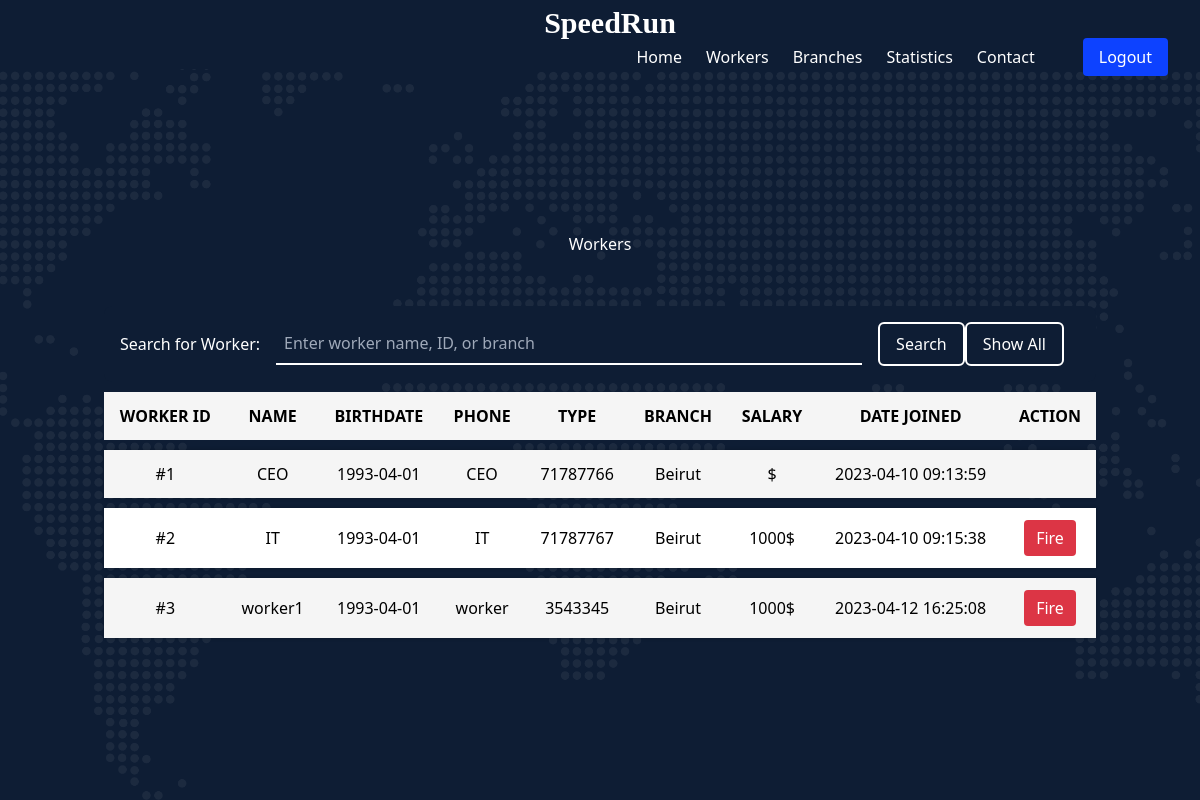
Page /php/viewWorker.php (signed in) on the earlier database version.
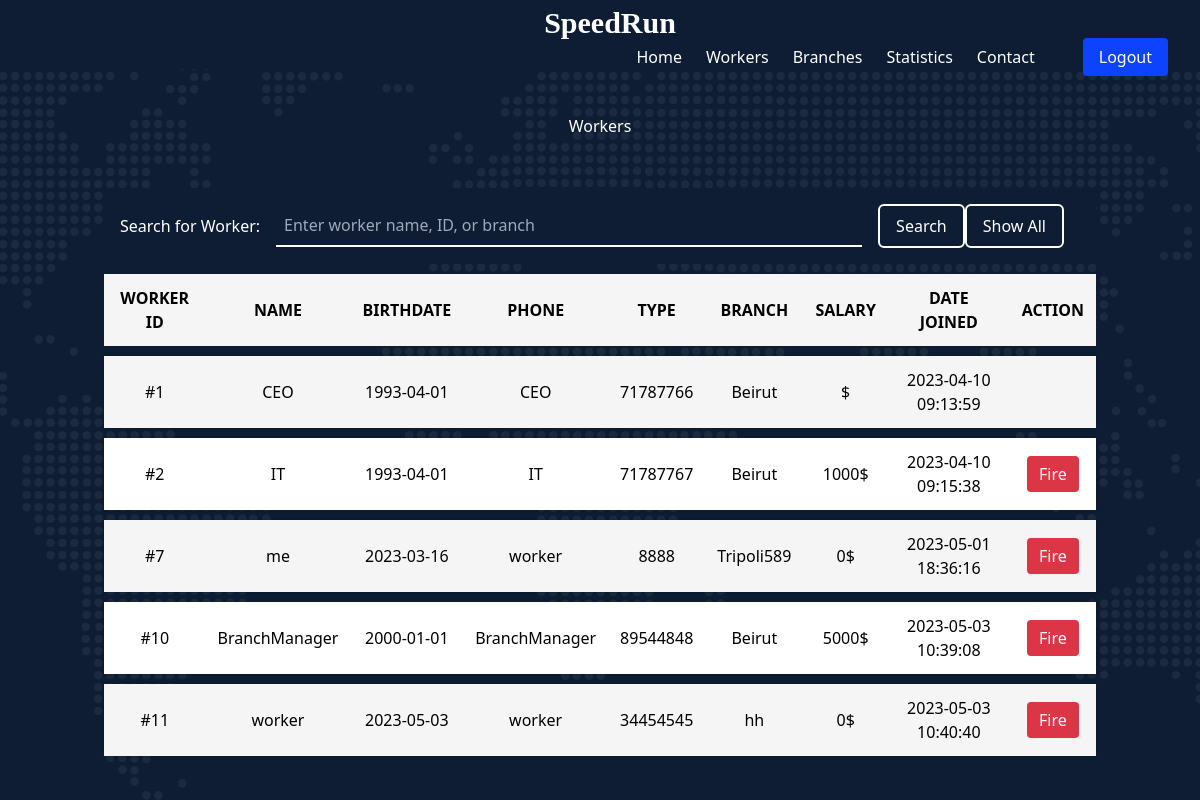
Same page on the later database version.
### tables this page shows
CREATE TABLE `workers` (
  `w_id` int(11) NOT NULL,
  `u_id` int(11) NOT NULL,
  `name` varchar(255) NOT NULL,
  `phone` varchar(30) NOT NULL,
  `branch` varchar(100) NOT NULL,
  `dateOfBirth` date DEFAULT NULL,
  `salary` double DEFAULT NULL,
  `timestamp` timestamp NOT NULL DEFAULT current_timestamp()
);

CREATE TABLE `users` (
  `u_id` int(11) NOT NULL,
  `email` varchar(100) NOT NULL,
  `password` varchar(255) NOT NULL,
  `type` varchar(50) NOT NULL DEFAULT 'client'
);

### php/viewWorker.php (the view, shortened to what this page needs)
<!DOCTYPE html>
<html>
<head>
  <link href="https://cdn.jsdelivr.net/npm/tailwindcss@2.2.16/dist/tailwind.min.css" rel="stylesheet">
  <link href="../assets/css/viewWorker.css" rel="stylesheet">
  <link href="assets/vendor/bootstrap-icons/bootstrap-icons.css" rel="stylesheet">
  <link href="assets/vendor/fontawesome-free/css/all.min.css" rel="stylesheet">
  <link href="assets/vendor/glightbox/css/glightbox.min.css" rel="stylesheet">
  <link href="assets/vendor/swiper/swiper-bundle.min.css" rel="stylesheet">
  <link href="assets/vendor/aos/aos.css" rel="stylesheet">
</head>
<body class="bg-gray-100">
  <header id="header" class="header d-flex align-items-center fixed-top">
    <div class="container-fluid container-xl d-flex align-items-center justify-content-between">
      <a href="IT.php" class="logo d-flex align-items-center">
        <h1 style="font-family: 'Libre Baskerville', serif; padding-left: 20px;">SpeedRun</h1>
      </a>
      <nav id="navbar" class="navbar">
        <?php
        if ($_SESSION['type'] == 'CEO') {
        ?>
          <ul>
            <li><a href="../CEO.php" class="active">Home</a></li>
            <li><a href="viewWorker.php">Workers</a></li>
            <li><a href="../addBranches.php">Branches</a></li>
            <li><a href="profit.php">Statistics</a></li>
            <li><a href="../CEO.php#IT_message">Contact</a></li>
            <li><a class="get-a-quote" href="logout.php">Logout</a></li>
          </ul>
        <?php } ?>
      </nav>
    </div>
  </header>
  <section id="hero" class="hero d-flex align-items-center" style="padding-top: 20px; height: 100%; ">
    <div class="container mx-auto px-4 py-12">
      <div class="container" style="margin-top: 10px">
        <h1 style="color:white">Workers</h1>
        <form style="z-index: 9999;" id="searchForm" action="viewWorker.php" method="post">
          <div class="search-container">
            <label for="search-input" class="search-label">Search for Worker:</label>
            <input class="search-input" name="worker" type="text" id="search-input" placeholder="Enter worker name, ID, or branch">
            <button class="search-button" name="submit" type="submit" id="searchButton">Search</button>
        </form>
        <a href="http://localhost/seniorProject/php/viewWorker.php"><button class="show-all-button" name="show" type="submit" id="showButton">Show All</button> </a>
      </div>
      <table class="table table-striped">
        <thead>
          <tr>
            <th>Worker ID</th>
            <th>Name</th>
            <th>BirthDate</th>
            <th>Phone</th>
            <th>Type</th>
            <th>Branch</th>
            <th>Salary</th>
            <th>Date joined</th>
            <th>Action</th>
          </tr>
        </thead>
        <tbody>
          <?php
          require_once 'connection.php';
          $query = 0;
          if (isset($_POST['submit'])) {
            $selected_worker = $_POST['worker'];
            $query = "SELECT * FROM workers NATURAL JOIN users WHERE ( name LIKE '$selected_worker%' OR w_id LIKE'$selected_worker%' OR branch LIKE '$selected_worker%') AND type != 'CEO' ORDER BY w_id ASC";
          } else {
            $query = "SELECT * FROM workers NATURAL JOIN users ORDER BY w_id ASC";
          }
          $result = mysqli_query($link, $query);
          if (($result) && (mysqli_num_rows($result) > 0)) {
            while ($row = mysqli_fetch_assoc($result)) {
              $rmid = $row["u_id"];
              echo "<tr>
                <td>#" . $row["w_id"] . "</td>
                <td>" . $row["name"] . "</td>
                <td>" . $row["dateOfBirth"] . "</td>
                <td>" . $row["type"] . "</td>
                <td>" . $row["phone"] . "</td>
                <td>" . $row["branch"] . "</td>
                <td>" . $row["salary"] . "$</td>
                <td>" . $row["timestamp"] . "</td> ";
              if ($row["type"] == 'CEO' || $row["w_id"] == $_SESSION['w_id']) {
                echo "                <td></td>
                 </tr>";
              } else {
          ?>
                <td> <button type="submit" class="custom-button" onclick="fireWorker('<?php echo $rmid; ?>')">Fire</button></a> </td>
                </tr>
          <?php
              }
            }
          }
          ?>
        </tbody>
      </table>
    </div>
  </section>
</body>
</html>

### assets/css/viewWorker.css (style rules this page uses)
.container { margin-top: 50px; }
h1 { text-align: center; margin-bottom: 50px; }
.table { width: 100%; max-width: 1200px; margin: 0 auto; border-collapse: separate; border-spacing: 0 10px; }
.table th, .table td { padding: 12px; vertical-align: middle; text-align: center; }
.table th { background-color: #f5f5f5; font-weight: bold; text-transform: uppercase; }
.table tbody tr { background-color: #fff; border-radius: 4px; box-shadow: 0 0 4px rgba(0, 0, 0, 0.2); }
.table-striped tbody tr:nth-of-type(odd) { background-color: #f5f5f5; }
html, body { margin: 0; padding: 0; height: 100%; }
.hero { width: 100%; height: 100%; background-color: #0e1d34; background-image: url("../img/hero-bg.png"); background-size: cover; background-repeat: no-repeat; background-position: center center; overflow: auto; display: flex; flex-direction: column; justify-content: center; align-items: center; }
.navbar { position: relative; z-index: 9999; }
.navbar ul { display: flex; flex-direction: row; list-style: none; margin: 0; padding: 0; justify-content: flex-end; }
.custom-button { background-color: #dc3545; border-color: #dc3545; color: #fff; padding: 0.375rem 0.75rem; border-radius: 0.25rem; font-size: 1rem; line-height: 1.5; transition: color 0.15s ease-in-out, background-color 0.15s ease-in-out, border-color 0.15s ease-in-out, box-shadow 0.15s ease-in-out; position: relative; z-index: 9999; }
.search-container { display: flex; align-items: center; background-color: #0e1d34; padding: 1rem; border-radius: 0.5rem; }
.search-label { color: #fff; font-size: 1rem; font-weight: 500; margin-right: 1rem; }
.search-input { border: none; border-bottom: 2px solid #fff; background-color: transparent; color: #fff; font-size: 1rem; font-weight: 500; outline: none; flex: 1; margin-right: 1rem; padding: 0.5rem; transition: all 0.3s ease-in-out; }
.search-input::placeholder { color: #9fa9b9; font-weight: 400; }
.show-all-button, .search-button { padding: 0.5rem 1rem; border: 2px solid #fff; border-radius: 0.375rem; background-color: transparent; color: #fff; font-size: 1rem; font-weight: 500; cursor: pointer; transition: all 0.3s ease-in-out; }
.show-all-button { margin-right: 1rem; }
#header { background-color: #0e1d34; }
#navbar ul { display: flex; justify-content: flex-end; }
.logo { margin-right: auto; padding: auto; }
.header.fixed-top { position: fixed; top: 0; left: 0; right: 0; z-index: 1030; }
#navbar ul li { margin-left: 1.5rem; }
#navbar ul li a { color: #ffffff; }
.get-a-quote { background-color: #0d42ff; color: #0e1d34; padding: 8px 16px; border-radius: 4px; margin-left: 1.5rem; margin-right: 2rem; }
.header .logo h1 { font-size: 30px; margin: 0; font-weight: 700; color: #fff; font-family: var(--font-primary); }

Differences in the rows shown:
removed workers: w_id "3", name "worker1", dateOfBirth "1993-04-01", u.type "worker", phone "3543345", branch "Beirut", salary "1000", timestamp "2023-04-12 16:25:08"
added workers: w_id "7", name "me", dateOfBirth "2023-03-16", u.type "worker", phone "8888", branch "Tripoli589", salary "0", timestamp "2023-05-01 18:36:16"
added workers: w_id "10", name "BranchManager", dateOfBirth "2000-01-01", u.type "BranchManager", phone "89544848", branch "Beirut", salary "5000", timestamp "2023-05-03 10:39:08"
added workers: w_id "11", name "worker", dateOfBirth "2023-05-03", u.type "worker", phone "34454545", branch "hh", salary "0", timestamp "2023-05-03 10:40:40"
